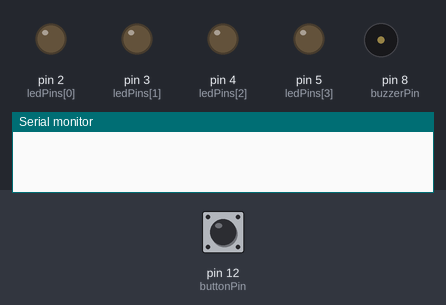
The sketch below on a simulated Arduino Uno, built with avr-gcc and run on an emulated ATmega328P. On the bench: output pins drawn as LEDs (lit = HIGH), buzzer (waves = sounding), the last lines printed to the serial monitor. Dashed ring = blinking. The test bench sets the inputs (shaded band); at power-on: pin 12 (buttonPin) HIGH.

Above: at 1.8 s.
1.9 s: pin 12 (buttonPin) pulled LOW for 0.6 s
At 2.92 s:
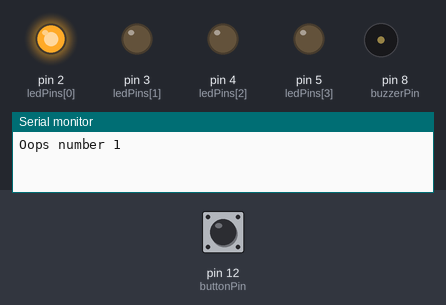
4.9 s: pin 12 (buttonPin) pulled LOW for 3.2 s
At 6.7 s:
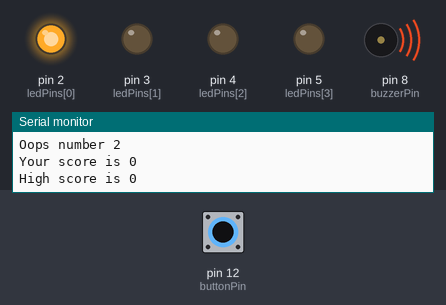
9.8 s: pin 12 (buttonPin) driven LOW
At 10.5 s:
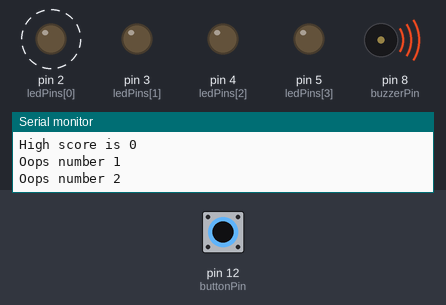
12.8 s: pin 12 (buttonPin) driven HIGH
At 12.92 s:
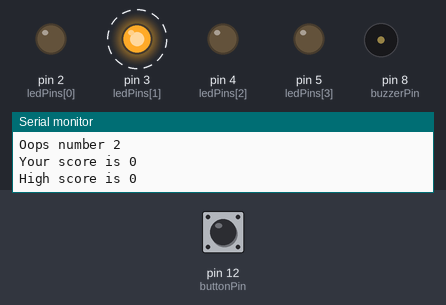
15.8 s: pin 12 (buttonPin) driven LOW
At 25.67 s:
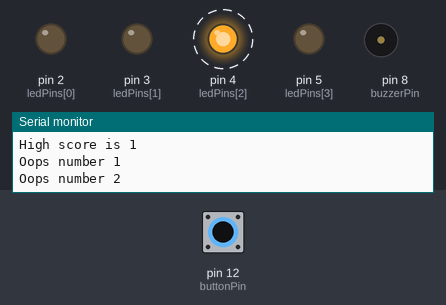
Timing chart, 0 to 26.6 s (numbered marks = the images above; inputs shaded):
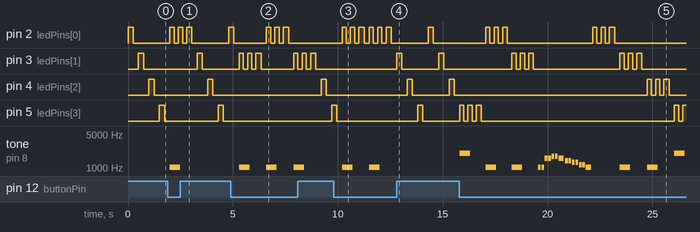

Measured:
- after the input at 1.9 s, tone on pin 8 (buzzerPin): silent → 1027 Hz after 0.10 s, → silent 0.50 s later
- after the input at 4.9 s, tone on pin 8 (buzzerPin): alternates 1027 Hz for 0.50 s and silent for 0.80 s, starting after 0.40 s
- after the input at 9.8 s, pin 2 (ledPins[0]): alternates HIGH for 0.20 s and LOW for 0.20 s, starting after 0.60 s; pin 3 (ledPins[1]): stays LOW (without the input it goes to HIGH after 0.90 s)
- after the input at 12.8 s, pin 2 (ledPins[0]): LOW → HIGH after 1.5 s, → LOW 0.25 s later; pin 3 (ledPins[1]): HIGH → LOW after 0.25 s, → HIGH 1.8 s later, → LOW 0.25 s later; pin 4 (ledPins[2]): alternates HIGH for 0.25 s and LOW for 1.8 s, starting after 0.50 s; tone on pin 8 (buzzerPin): stops changing and stays silent
- after the input at 15.8 s, pin 4 (ledPins[2]): alternates HIGH for 0.20 s and LOW for 0.20 s, 6 changes in all, then stays LOW, starting after 8.9 s; tone on pin 8 (buzzerPin): plays 2027 Hz for 0.50 s, 1027 Hz for 0.50 s, 1027 Hz for 0.50 s, 1047 Hz for 0.13 s, 1047 Hz for 0.13 s, 1568 Hz for 0.13 s … (20 notes in this stretch), starting at once
- by itself, pin 2 (ledPins[0]): repeats every 0.40 s: HIGH 0.20 s, LOW 0.20 s, until it stays LOW from 7.7 s

The sketch:

led_game.ino
```cpp
#include "pitches.h"

int ledPins[] = {2,3,4,5};
int numberOfPins = sizeof(ledPins)/sizeof(int);
const int buzzerPin = 8;
const int buttonPin = 12;

const int buzzerDuration = 500;
const int decrementDelay = 25;
const int minDelay = 25;
const int goalLEDIndex = 3;
const int maxMissedPresses = 3;
const unsigned int successTone = 2027;
const unsigned int failureTone = 1027;

int successMusicNote[] = {NOTE_C6, NOTE_C6, NOTE_G6, NOTE_G6, NOTE_A6, NOTE_A6, NOTE_G6, NOTE_F6, NOTE_F6, NOTE_E6, NOTE_E6, NOTE_D6, NOTE_D6, NOTE_C6}; //ccggaagffeeddc
int successMusicNoteDuration[] = {8,8,8,8,8,8,4,8,8,8,8,8,8,4};

String scoreMessage = "Your score is ";
String highScoreMessage = "High score is ";
String oopsMessage = "Oops number ";

//variables that change during game play
int score, countOfMissedPresses, currentLEDIndex, ledDelay, highScore = 0;

void setup() {
 Serial.begin(9600);
  pinMode(buttonPin, INPUT);
  for(int i=0; i < numberOfPins; i++)
  {
   pinMode(ledPins[i], OUTPUT);
  }
  ResetGame();
}

void loop() {

  if(IsButtonPressed())
  {
    if(currentLEDIndex == goalLEDIndex)
    {
      tone(buzzerPin,successTone,buzzerDuration);
      score++;
      ledDelay -= decrementDelay;
      if(ledDelay < minDelay)
        ledDelay = minDelay;
    }
    else
    {
      tone(buzzerPin,failureTone,buzzerDuration);
      countOfMissedPresses++;
      if(countOfMissedPresses >= maxMissedPresses)
      {
       Serial.println(scoreMessage + score);
       ResetGame();
       DisplayHighScore();
      }
      else
      {
       Serial.println(oopsMessage + countOfMissedPresses);
      }
    }
    BlinkLED(currentLEDIndex, 200);
    BlinkLED(currentLEDIndex, 200);
  }
  BlinkLED(currentLEDIndex, ledDelay);
  IncrementLEDIndex();
}

void playSuccessMusic()
{
 for (int thisNote = 0; thisNote < 14; thisNote++) {

    // to calculate the note duration, take one second
    // divided by the note type.
    //e.g. quarter note = 1000 / 4, eighth note = 1000/8, etc.
    int noteDuration = 1000/successMusicNoteDuration[thisNote];
    tone(buzzerPin, successMusicNote[thisNote], noteDuration);

    // to distinguish the notes, set a minimum time between them.
    // the note's duration + 30% seems to work well:
    int pauseBetweenNotes = noteDuration * 1.30;
    delay(pauseBetweenNotes);
    // stop the tone playing:
    noTone(buzzerPin);
  }
}

void DisplayHighScore()
{
   Serial.println(highScoreMessage + highScore);
}

void ResetGame()
{
 if(score > highScore)
 {
   playSuccessMusic();
   highScore = score;
 }
 currentLEDIndex = 0;
 ledDelay = 250;
 score = 0;
 countOfMissedPresses = 0;
}

void IncrementLEDIndex()
{
  currentLEDIndex = (currentLEDIndex + 1)%(numberOfPins);
}

boolean IsButtonPressed()
{
  if(digitalRead(buttonPin) == 0)
  {
    return true;
  }
  else
  {
    return false;
  }
}

void BlinkLED(int ledIndex, int duration)
{
  digitalWrite(ledPins[ledIndex], HIGH);
  delay(duration);
  digitalWrite(ledPins[ledIndex], LOW);
  delay(duration);
}
```

pitches.h
```cpp
/*************************************************
 * Public Constants
 *************************************************/

#define NOTE_B0  31
#define NOTE_C1  33
#define NOTE_CS1 35
#define NOTE_D1  37
#define NOTE_DS1 39
#define NOTE_E1  41
#define NOTE_F1  44
#define NOTE_FS1 46
#define NOTE_G1  49
#define NOTE_GS1 52
#define NOTE_A1  55
#define NOTE_AS1 58
#define NOTE_B1  62
#define NOTE_C2  65
#define NOTE_CS2 69
#define NOTE_D2  73
#define NOTE_DS2 78
#define NOTE_E2  82
#define NOTE_F2  87
#define NOTE_FS2 93
#define NOTE_G2  98
#define NOTE_GS2 104
#define NOTE_A2  110
#define NOTE_AS2 117
#define NOTE_B2  123
#define NOTE_C3  131
#define NOTE_CS3 139
#define NOTE_D3  147
#define NOTE_DS3 156
#define NOTE_E3  165
#define NOTE_F3  175
#define NOTE_FS3 185
#define NOTE_G3  196
#define NOTE_GS3 208
#define NOTE_A3  220
#define NOTE_AS3 233
#define NOTE_B3  247
#define NOTE_C4  262
#define NOTE_CS4 277
#define NOTE_D4  294
#define NOTE_DS4 311
#define NOTE_E4  330
#define NOTE_F4  349
#define NOTE_FS4 370
#define NOTE_G4  392
#define NOTE_GS4 415
#define NOTE_A4  440
#define NOTE_AS4 466
#define NOTE_B4  494
#define NOTE_C5  523
#define NOTE_CS5 554
#define NOTE_D5  587
#define NOTE_DS5 622
#define NOTE_E5  659
#define NOTE_F5  698
#define NOTE_FS5 740
#define NOTE_G5  784
#define NOTE_GS5 831
#define NOTE_A5  880
#define NOTE_AS5 932
#define NOTE_B5  988
#define NOTE_C6  1047
#define NOTE_CS6 1109
#define NOTE_D6  1175
#define NOTE_DS6 1245
#define NOTE_E6  1319
#define NOTE_F6  1397
#define NOTE_FS6 1480
#define NOTE_G6  1568
#define NOTE_GS6 1661
#define NOTE_A6  1760
#define NOTE_AS6 1865
#define NOTE_B6  1976
#define NOTE_C7  2093
#define NOTE_CS7 2217
#define NOTE_D7  2349
#define NOTE_DS7 2489
#define NOTE_E7  2637
#define NOTE_F7  2794
#define NOTE_FS7 2960
#define NOTE_G7  3136
#define NOTE_GS7 3322
#define NOTE_A7  3520
#define NOTE_AS7 3729
#define NOTE_B7  3951
#define NOTE_C8  4186
#define NOTE_CS8 4435
#define NOTE_D8  4699
#define NOTE_DS8 4978
```
